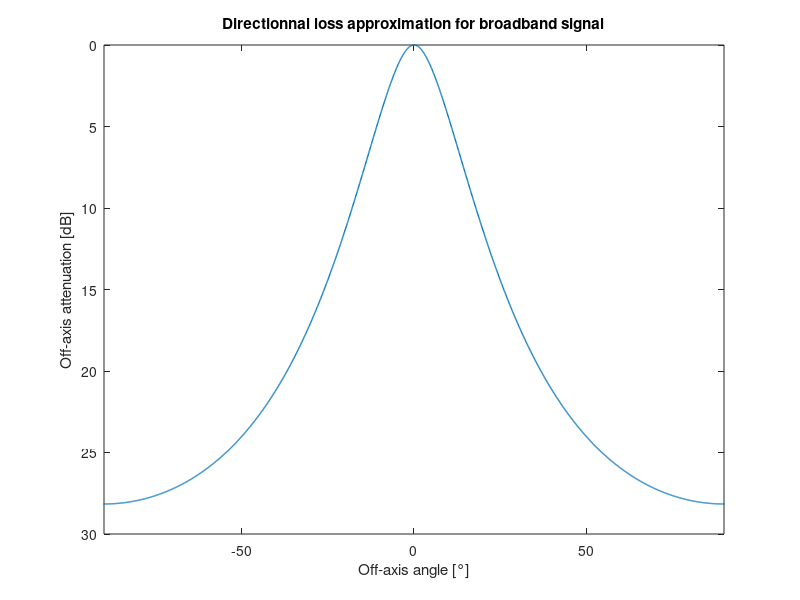

Write MATLAB code to recreate this figure. (Note: this script raises an error after producing the figure.)
% Script to show off-axis attenuation approximation used to derive
% detection function. 
% Ref: Passive Acoustic Monitoring of Cetaceans by Walter M. X. Zimmer 
% Page: 96 - 100

clear 
close all 
% Constants 
DI = 20; % Directivity index of Porpoise (PAMofC (p89)) [dB]
ka = 10^(DI/20);

% Broadband
% ka = 17.8; % 
C1 = 47; % dB
C2 = 0.218*ka;

%% X, Y plot to show loss
% Directionnal loss of the source as a function of off-axis angle for
% broadband signal (click). 
dth = 0.1;
thetadeg =-180:dth:180;
theta = thetadeg * pi/180;

cx = C2*sin(theta);
DLbb = C1 * (cx).^2 ./ (1 + abs(cx) + (cx).^2);

figure 
plot(thetadeg, DLbb, 'LineWidth', 1)
xlabel('Off-axis angle [°]')
ylabel('Off-axis attenuation [dB]')
title('Directionnal loss approximation for broadband signal')
set(gca, 'YDir', 'reverse')
xlim([-90, 90])

idxAlpha3dB = find((DLbb<=3), 1, 'first');
alpha3dB = thetadeg(idxAlpha3dB);
xline(alpha3dB, 'r', 'LineStyle', '--', 'LineWidth', 1)
xline(-alpha3dB, 'r', 'LineStyle', '--', 'LineWidth', 1, ...
    'Label', sprintf('-3dB Beamwidth = %.1f°', -alpha3dB), 'LabelVerticalAlignment', 'bottom', ...
    'LabelHorizontalAlignment','right', 'LabelOrientation', 'horizontal')


%% Polar plot to show off-Axis attenuation
dth = 0.1;
thetadeg = -180:dth:180;
theta = thetadeg * pi/180;

idxDef = (thetadeg <=90) & (thetadeg>=-90);
idxNotDef = ~idxDef;
cx = C2*sin(theta(idxDef));
DLbb = zeros([numel(theta), 0]);
DLbb(idxDef) = C1 * (cx).^2 ./ (1 + abs(cx) + (cx).^2);
DLmax = C1 * C2^2 / (1 + C2 + C2^2);
DLbb(idxNotDef) = DLmax;

% Apparent source level
SL0 = 100;
ASLbb = SL0 - DLbb;
figure 
lgd = {};
polarplot(theta, ASLbb, 'LineWidth', 1)
lgd{end+1} = sprintf('Apparent source level with SL0 = %d dB', SL0);
hold on
polarplot([0; 0]*pi/180, [0; SL0],'LineWidth', 2)  
lgd{end +1} = 'Acoustic axis';
hold on 
polarplot([45; 45]*pi/180, [0; SL0], 'LineWidth', 2, 'LineStyle', '--')  
lgd{end +1} = 'Off-axis';

legend(lgd, 'Location', 'southoutside')

%% Narrow band off-axis attenuation
% dth = 0.01;
% thetadeg = -180:dth:180;
% theta = thetadeg * pi/180;

idxDef = (thetadeg <=90) & (thetadeg>=-90);
idxNotDef = ~idxDef;
DLnb = zeros([numel(theta), 0]);

% First-order Bessel function of the first kind 
J1 = @(x) besselj(1, x);

% Narrow band directional loss 
DLnb(idxDef) = ( 2*J1(ka*sin(theta(idxDef))) ./ (ka*sin(theta(idxDef))) ).^2;
DLnbmax = ( 2*J1(ka*sin(90 * pi/180)) / (ka*sin(90 * pi/180)) )^2;
DLnb(idxNotDef) = DLnbmax;
DLnb = -10*log10(DLnb);

%% Find knots 
% Find zeros of J1 function 
lb = 0;             % Set a lower bound for the function.
ub = 1.1*pi/2;          % Set an upper bound for the function.
x = NaN*ones(100, 1);             % Initializes x.
starting_points=linspace(lb, ub, 100);
for i=1:100
        % Look for the zeros in the function's current window.
        x(i) = fzero(@(x) J1(ka*sin(x)), starting_points(i));
end
x_unique = x(diff(x)>1e-12);
x_unique = x_unique(2:end); % Get rid of the first 0 (corresponding to on-axis)

figure
dth = 0.01;
thetadeg = 0:dth:90;
theta = thetadeg * pi/180;
plot(thetadeg, J1(ka*sin(theta)), 'LineWidth', 1.5)
yline(0, 'k')
x_unique_deg = x_unique*180/pi;
for i = 1:numel(x_unique)
    xline(x_unique_deg(i), '--k', 'LineWidth', 1, 'Label', sprintf('%.1f°', x_unique_deg(i)))
end

legend({'J1(ka*sin(\theta))', '', '','', 'Zeros of the function'}, 'Location', 'southeast')
xlabel('\theta [°]')
ylabel('J1(ka*sin(\theta))')


%% Check that zeros correspond to knots with polar plot 
%%% Applying small offsets to theta_knots for future interpolation %%%
offset = 0.01   ;
% x_unique(1) = x_unique(1) - offset; % Reducing main lobe 

dth = 0.01;
thetadeg = -90:dth:90;
theta = thetadeg * pi/180;

idxDef = (thetadeg <=90) & (thetadeg>=-90);
idxNotDef = ~idxDef;
DLnb = zeros([numel(theta), 0]);

% Narrow band directional loss 
DLnb(idxDef) = ( 2*J1(ka*sin(theta(idxDef))) ./ (ka*sin(theta(idxDef))) ).^2;
DLnbmax = ( 2*J1(ka*sin(90 * pi/180)) / (ka*sin(90 * pi/180)) )^2;
DLnb(idxNotDef) = DLnbmax;
DLnb = -10*log10(DLnb);

figure
lgd = {};
% Apparent source level
SL0 = 100;
ASLnb = SL0 - DLnb; 
polarplot(theta, ASLnb)
lgd{end+1} = 'DL_{nb}';

% Plotting knots location
hold on 
for i=1:numel(x_unique)
    polarplot([x_unique(i); x_unique(i)], [0; SL0], 'k', 'LineWidth', 1, 'LineStyle', '--')  
    polarplot([-x_unique(i); -x_unique(i)], [0; SL0], 'k', 'LineWidth', 1, 'LineStyle', '--')  
    lgd{end +1} = sprintf('lobe_{%d} = %.0f°', i, x_unique(i)*180/pi);
    lgd{end +1} = '';
end

%%% Main lobe %%%
idxtheta_main = theta >= -x_unique(1) & theta <= x_unique(1);
% dl_main = DLnb(idxtheta_main);
% theta_firstlobe = abs(theta( (DLnb < DLnb(end) - 1) & idxtheta_main ));
idxMainLobe = (DLnb < DLnb(end) - 1) & idxtheta_main;
theta_firstlobe = theta(find(idxMainLobe, 1, 'last'));
% idxMainLobe = (theta >= -theta_firstlobe) & (theta <= theta_firstlobe);

% Narrow band directional loss for main lobe
DLnb_mainlobe = DLnb(idxMainLobe);
theta_mainlobe = theta(idxMainLobe);

ASLnb_mainlobe = SL0 - DLnb_mainlobe;
hold on
polarplot(theta_mainlobe, ASLnb_mainlobe, '--m', 'LineWidth', 2)
lgd{end +1} = 'DL_{nb}_{mainlobe}';

%%% Remaining angles %%%
if numel(x_unique) >= 2 % Fix to avoid pb if there is only 1 knot 
    theta_knot2 = x_unique(2) + offset;
    interpMethod = 'pchip';
else 
    theta_knot2 = x_unique(1) + 4*offset;
    interpMethod = 'linear'; 
end
idxPart2 = (theta >= theta_knot2) | (theta <= -theta_knot2);

% Narrow band directional loss for the angles out of main lobe 
thetaPart2 = theta(idxPart2);
DLnbPart2 = ones(size(thetaPart2)) * DLnb(end); % Constant with value DLnb(theta=90°)
% We add a small slope to ensure the final distribution is injective on 
% the interval [0, 90]° so that we can inverse it 
eps = 0.1;
a = +eps/(max(thetaPart2)-theta_knot2);
b = -eps * (1+theta_knot2/((max(thetaPart2)-theta_knot2)));
yoffset = a*abs(thetaPart2) + b; 
DLnPart2WithSplope = DLnbPart2 + yoffset; 
% DLnPart2WithSplope = 40 + yoffset; 

DLnbPart2 = DLnPart2WithSplope;

% DLnbPart2 = DLnbPart2 + 30; set an offset to increase attenuation ? 

ASLnbPart2 = SL0 - DLnbPart2;
hold on
polarplot(thetaPart2, ASLnbPart2, '--', 'LineWidth', 2)
lgd{end +1} = 'DL_{nb}_{sidelobes}';

%%% Interpolate main lobe and part 2 %%%
% Interpolation to consider main lobe as well as side lobes effect and 
% backward energy for a directionnal source modelled by a piston. The 
% solution adopted here is a compromise between the original piston model
% which is not an injective function on [0, 90]° and thus can't be used to
    % model the detection function and a model with only the main lobe which
    % seems to lead to largely underestimate detection probability according to
% the paper. 
% Based on results from paper High resolution three-dimensional beam radiation pattern of harbour porpoise clicks
% with implications for passive acoustic monitoring
% Jamie D. J. Macaulay, Chloe E. Malinka, Douglas Gillespie, and Peter T. Madse

dth = 0.01;
thetadeg = -90:dth:90;
theta = thetadeg * pi/180;

thetaAll = [theta_mainlobe thetaPart2 ]; % Concatenate main and last lobe 
DLnbAll = [DLnb_mainlobe DLnbPart2];

DLnb_interp = interp1(thetaAll, DLnbAll, theta, interpMethod); 
 
%%% Extent DLnb, DLnb_interp to the all range -180, 180° 
angleInf = -180:dth:-90;
angleSup = 90:dth:180;
thetadeg = [angleInf thetadeg angleSup]; 
theta = thetadeg * pi/180;
% [C,ia,ic] = unique(theta);
% DLnb
val = DLnb(end);
DLnb = [ones(size(angleInf))*val DLnb ones(size(angleSup))*val];
% Extent DLnb_interp
val = DLnb_interp(end);
DLnb_interp = [ones(size(angleInf))*val DLnb_interp ones(size(angleSup))*val];


ASLnb_interp = SL0 - DLnb_interp;
hold on
polarplot(theta, ASLnb_interp, '--g', 'LineWidth', 2)
lgd{end +1} = 'DL_{nb}_{interp}';

legend(lgd)


% Regular plot 
figure
% plot(theta*180/pi, 10.^(DLnb_interp/20), 'LineWidth', 1)
plot(theta*180/pi, DLnb_interp, 'LineWidth', 1)

theta_DLnb = theta; 
theta_DLnb_deg = theta_DLnb*180/pi;

xlabel('Off-axis angle [°]')
ylabel('Off-axis attenuation [dB]')
title('Directionnal loss approximation for narrowband signal')
set(gca, 'YDir', 'reverse')

%% Compare models 
dth = 0.1;
thetadeg = -180:dth:180;
theta = thetadeg * pi/180;

figure 
lgd = {};
plot(theta_DLnb_deg, DLnb, 'k', 'LineWidth', 1)
lgd{end + 1} = 'Narrowband signal - piston model';
hold on 
plot(thetadeg, DLbb, 'b', 'LineWidth', 1)
lgd{end + 1} = 'Broadband signal';
hold on 
plot(theta_DLnb_deg, DLnb_interp, 'r', 'LineWidth', 1)
lgd{end + 1} = 'Narrowband signal - modified piston model';

% Compare -3dB beamwidth
% Broadband
idxAlpha3dB = find((DLbb<=3), 1, 'first');
alpha3dB = thetadeg(idxAlpha3dB);
xline(-alpha3dB, 'b', 'LineStyle', '--', 'LineWidth', 1)
xline(alpha3dB, 'b', 'LineStyle', '--', 'LineWidth', 1, ...
    'Label', sprintf('Broadband beamwidth = %.1f°', 2*abs(alpha3dB)), 'LabelVerticalAlignment', 'bottom', ...
    'LabelHorizontalAlignment','right', 'LabelOrientation', 'aligned')
% Narrowband unmodified 
idxAlpha3dB = find((DLnb<3), 1, 'first');
alpha3dB = theta_DLnb_deg(idxAlpha3dB);
xline(alpha3dB, 'k', 'LineStyle', '--', 'LineWidth', 1)
xline(-alpha3dB, 'k', 'LineStyle', '--', 'LineWidth', 1, ...
    'Label', sprintf('Narrowband unmodified beamwidth = %.1f°', 2*abs(alpha3dB)), 'LabelVerticalAlignment', 'bottom', ...
    'LabelHorizontalAlignment','right', 'LabelOrientation', 'aligned')
% Narrowband modified 
idxAlpha3dB = find((DLnb_interp<3), 1, 'first');
alpha3dB = theta_DLnb_deg(idxAlpha3dB);
xline(alpha3dB, 'r', 'LineStyle', '--', 'LineWidth', 1, ...
    'Label', sprintf('Narrowband modified beamwidth = %.1f°', 2*abs(alpha3dB)), 'LabelVerticalAlignment', 'bottom', ...
    'LabelHorizontalAlignment','left', 'LabelOrientation', 'aligned')
xline(-alpha3dB, 'r', 'LineStyle', '--', 'LineWidth', 1)

yline(3,  'k', 'LineStyle', '--', 'LineWidth', 1, ...
    'Label', '-3dB')
ylim([0 50])
xlim([-90, 90])
xlabel('Off-axis angle [°]')
ylabel('Off-axis attenuation [dB]')
title({'Directionnal loss approximation', ... 
     sprintf('DI = %ddB', DI)})
set(gca, 'YDir', 'reverse')


% Polar plot 
% Apparent source level
SL0 = 100;
ASLnb = SL0 - DLnb;
figure 
lgd = {};
polarplot(theta_DLnb, ASLnb, 'LineWidth', 1)
lgd{end+1} = sprintf('ASL - narrowband piston model');
hold on
polarplot(theta_DLnb, ASLnb_interp, 'LineWidth', 1)
lgd{end+1} = sprintf('ASL - narrowband modified piston model');
hold on 
polarplot(theta, ASLbb, 'LineWidth', 1)
lgd{end+1} = sprintf('ASL - broadband');

title({'Apparent source level for a narrow band signal', ...
    sprintf('DI = %ddB, SL_0 = %ddB', DI, SL0)})
legend(lgd, 'Location', 'southoutside')


% polarplot(theta_mainlobe, DLnb_mainlobe)
% thetadeg_modified = thetadeg(~isnan(DLnb));
% DLnb_modified(idInf) = 100;
% DL = 1:0.1:100;
% thetaInv = interp1(DLnb_modified, thetadeg_modified, DL);

%%  Beam profile detectability 
% Beam profile detectability for an echolocation click with a SL of 191 dB re 1 lPa pp. Each point on the plot is coloured by the
% expected RL if a porpoise were facing in the y direction and located at (0,0)
% The idea is to repoduce the results given in the paper High resolution 
% three-dimensional beam radiation pattern of harbour porpoise clicks
% with implications for passive acoustic monitoring by 
% Jamie D. J. Macaulay, Chloe E. Malinka, Douglas Gillespie, and Peter T. Madsen

% From the paper 
SL0 = 191; % dB pp 
alpha = 0.04; % dB/m 
DTthreshold = 110; %dB 

dx = 1; %m
dy = 1; %m
y = -200.1:dx:800;    
x = -200.1:dy:200;

[XX, YY] = meshgrid(x, y); 
[THETA, R] = cart2pol(XX, YY); % Angle and range for each point of the grid 
THETA = THETA - pi/2; % Shift so that on-axis = yaxis 
  
idxDef = (THETA <=pi/2) & (THETA>=-pi/2);
idxNotDef = ~idxDef;
DLnbcart = zeros(size(THETA));
DLnbmodifiedcart = nan(size(THETA));
DLbbcart = zeros(size(THETA));

%%%% Narrow band directional loss %%%%
DLnbcart(idxDef) = ( 2*J1(ka*sin(THETA(idxDef))) ./ (ka*sin(THETA(idxDef))) ).^2;
DLnbmax = ( 2*J1(ka*sin(90 * pi/180)) / (ka*sin(90 * pi/180)) )^2;
DLnbcart(idxNotDef) = DLnbmax;
DLnbcart = -10*log10(DLnbcart);
ASLnb = SL0 - DLnbcart;

%%%% Broadband directionnal loss %%%%
cx = C2*sin(THETA(idxDef));
DLbbcart(idxDef) = C1 * (cx).^2 ./ (1 + abs(cx) + (cx).^2);
DLmax = C1 * C2^2 / (1 + C2 + C2^2);
DLbbcart(idxNotDef) = DLmax;
ASLbb = SL0 - DLbbcart;
clear DLbbcart

%%%% Narrowband modified %%%%
% Main lobe
% idxtheta_main = THETA >= -x_unique(1) & THETA <= x_unique(1);
% idxMainLobe = (DLnbcart < DLnbmax - 1) & idxtheta_main;

% theta_firstlobe = x_unique(1);
idxMainLobe = (THETA >= -theta_firstlobe) & (THETA <= theta_firstlobe);
% Narrow band directional loss for main lobe
DLnbmodifiedcart(idxMainLobe) = DLnbcart(idxMainLobe);

% Remaining angles
if numel(x_unique) >= 2 % Fix to avoid pb if there is only 1 knot 
    theta_knot2 = x_unique(2) + offset;
else 
    theta_knot2 = x_unique(1) + 4*offset;
end
idxPart2 = (THETA >= theta_knot2) | (THETA <= -theta_knot2);

% Narrow band directional loss for the angles out of main lobe 
% thetaPart2 = THETA(idxPart2);
DLnbmodifiedcart(idxPart2) = -10*log10(DLnbmax); % Constant with value DLnb(theta=90°)

% Interpolate main lobe and part 2
DLnbmodifiedcart = inpaintn(DLnbmodifiedcart);
ASLnbmodified = SL0 - DLnbmodifiedcart;

clear DLnbcart
clear DLnbmodifiedcart

clear THETA;
clear idxDef;
clear idxNotDef;

TL = 20*log10(R) + alpha.*R;
RLbb = ASLbb - TL;
RLnb = ASLnb - TL;
RLnbmodified = ASLnbmodified - TL;

fig = figure;
% Broadband
subplot(1, 3, 1)
imagesc(x, y, RLbb)
% Detection threshold contour
hold on 
contour(x, y, RLbb, [0, DTthreshold], '-w', 'LineWidth', 1.5)
colormap(jet)
% colorbar
caxis([100, 150])
set(gca,'YDir','normal')
title('Broadband approximation')
% xlabel('x [m]')
% ylabel('y [m]')

% Narrowband
subplot(1, 3, 2)
imagesc(x, y, RLnb)
% Detection threshold contour
hold on
contour(x, y, RLnb, [0, DTthreshold], '-w', 'LineWidth', 1.5)
colormap(jet)
% colorbar
caxis([100, 150])
set(gca,'YDir','normal')
title('Narrowband piston model')
% xlabel('x [m]')
% ylabel('y [m]')

% Narrowband modified 
subplot(1, 3, 3)
imagesc(x, y, RLnbmodified)
% Detection threshold contour
hold on
contour(x, y, RLnbmodified, [0, DTthreshold], '-w', 'LineWidth', 1.5)
colormap(jet)
c = colorbar;
c.Label.String = 'Received level [dB]'; 
caxis([100, 150])
set(gca,'YDir','normal')
title('Narrowband modified piston model')

% Give common xlabel, ylabel and title to your figure
han=axes(fig,'visible','off'); 
han.Title.Visible='on';
han.XLabel.Visible='on';
han.YLabel.Visible='on';
xlabel(han,'x [m]');
ylabel(han,'y [m]');

%% Theta limit for narrow band approximation 
dth = 0.01;
thetadeg = 0:dth:90;
theta = thetadeg * pi/180;
sigmaHdeg = 10;
sigmaH = sigmaHdeg * pi/180;
DL = theta./sigmaH .* exp(-1/2 * (theta./sigmaH).^2);

alpha = 0.95; % confidence level 

figure
plot(thetadeg, DL, 'LineWidth', 2)
xlabel('\theta [°]')
ylabel('W_{OAH}')
grid on
theta_alpha = sigmaH * sqrt(-2 * log(1 - alpha)) * 180/pi;
xline(theta_alpha, '--r', 'label', sprintf('\\theta_{\\alpha} = %.1f', theta_alpha), 'LabelOrientation','horizontal', 'LineWidth',1.5)

hold on
area(thetadeg(thetadeg<theta_alpha), DL(thetadeg<theta_alpha), 'EdgeColor', 'none', 'FaceColor', 'y', 'FaceAlpha', 0.3);
legend({'', '', '95%'})

title({sprintf('Confidence interval at the level \\alpha = %.2f', alpha), ...
    sprintf('W_{OAH} with \\sigma_H = %.0f°', sigmaHdeg)})
